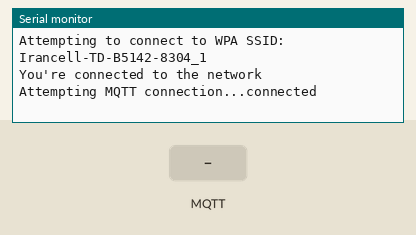
Recording of a sketch running on a simulated Arduino Uno, built with avr-gcc and run on an emulated ATmega328P. Parts: the last lines printed to the serial monitor. The test bench sets the inputs (shaded band). WiFi joins after 1.5 s; servers stay silent unless stated; no MQTT or app messages arrive unless stated.

Above: at 2.7 s.
2.8 s: MQTT message "1" arrives on the first subscribed topic
At 3.8 s:
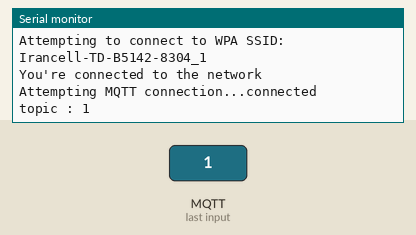
4.3 s: MQTT message "on" arrives on the first subscribed topic
At 4.9 s:
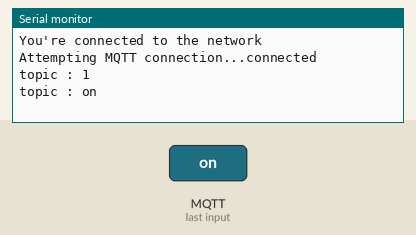
5.8 s: MQTT message "off" arrives on the first subscribed topic
At 7.2 s:
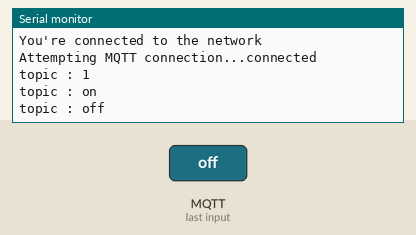

Measured:
- after the input at 2.8 s, the serial monitor: prints a new line at once (image 1)
- after the input at 4.3 s, the serial monitor: prints a new line at once (image 2)
- after the input at 5.8 s, the serial monitor: prints a new line at once (image 3)

The sketch:

wifi_broker_connection.ino
```cpp
#include <SoftwareSerial.h>

#include <WiFiEsp.h>
#include <WiFiEspClient.h>

#include <PubSubClient.h>

#define RX_PIN 2
#define TX_PIN 3
#define SSID_NAME "Irancell-TD-B5142-8304_1" // put your SSID here
#define WIFI_PASS "z45i7cmy"                 // put your WIFI password here
#define MQTT_USER "controller1"              // put your MQTT username here
#define MQTT_PASS "12345678"                 // put your MQTT password here
#define SERVER_IP "192.168.1.13"             // put your server IP here
#define SERVER_PORT 1883                     // put your server port here

void reconnect();
void callback(char *topic, byte *payload, unsigned int length);
void wifi_connect();

SoftwareSerial ESPserial(RX_PIN, TX_PIN);
WiFiEspClient ESPclient;

PubSubClient MQTTclient(SERVER_IP, SERVER_PORT, callback, ESPclient);

String MSG;
String TOPIC;

void setup()
{
  // initialize serial for debugging
  Serial.begin(115200);

  wifi_connect();
}

void loop()
{
  if (!MQTTclient.connected())
  {
    reconnect();
    // you can publish here for debug
    MQTTclient.publish("topic", "hello from controller");
    // subscribe here
    MQTTclient.subscribe("topic");
    //------------------------
  }
  MQTTclient.loop();
  delay(10);
}

void reconnect()
{
  // Loop until we're reconnected
  while (!MQTTclient.connected())
  {
    Serial.print("Attempting MQTT connection...");
    // Attempt to connect
    if (MQTTclient.connect("arduinoClient", MQTT_USER, MQTT_PASS))
    {
      Serial.println("connected");
    }
    else
    {
      Serial.print("failed, rc=");
      Serial.print(MQTTclient.state());
      Serial.println(" try again in 5 seconds");
      // Wait 5 seconds before retrying
      delay(5000);
    }
  }
}

void wifi_connect()
{
  int status = WL_IDLE_STATUS;
  // initialize serial for ESP module
  ESPserial.begin(9600);
  // initialize ESP module
  WiFi.init(&ESPserial);

  // attempt to connect to WiFi network
  while (status != WL_CONNECTED)
  {
    Serial.print("Attempting to connect to WPA SSID: ");
    Serial.println(SSID_NAME);
    // Connect to WPA/WPA2 network
    status = WiFi.begin(SSID_NAME, WIFI_PASS);
  }
  Serial.println("You're connected to the network");
}

void callback(char *topic, byte *payload, unsigned int length)
{
  MSG = "";
  TOPIC = topic;
  for (int i = 0; i < length; i++)
  {
    MSG += (char)payload[i];
  }
  Serial.println(TOPIC + " : " + MSG);
}
```
